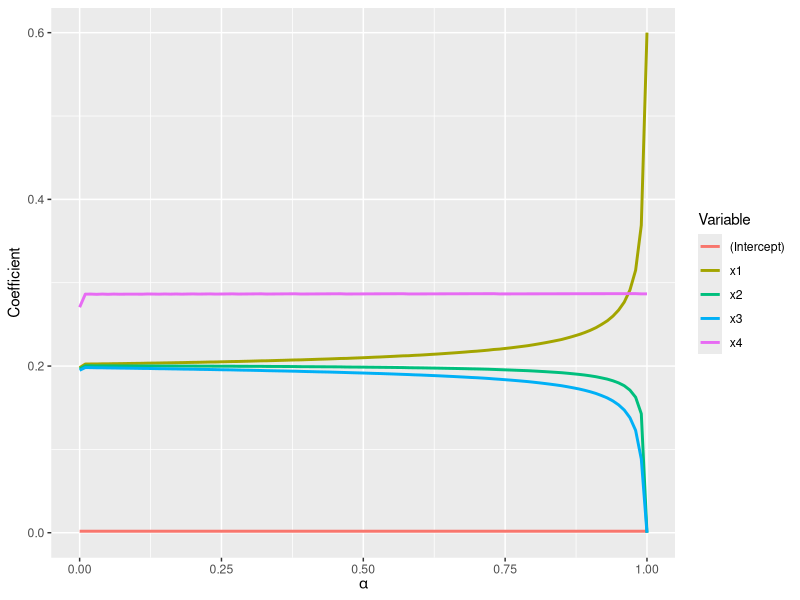

Write the R code that produced this figure.
## ---- chunk 1
library(glmnet)
library(tidyverse)
library(flextable)
library(broom)
## ---- chunk 2
nice_tab <- function(x) {
  x |> flextable() |> bold(part = "header") |> autofit()
}
## ---- chunk 3
set.seed(42)
n <- 2000
x_noise <- 0.0
resid_noise <- .5

dat <- tibble(
  l1 = rnorm(n) |> scale(),
  x1 = l1 + rnorm(n, sd = x_noise),
  x2 = l1 + rnorm(n, sd = x_noise),
  x3 = l1 + rnorm(n, sd = x_noise),
  x4 = lm(rnorm(n) ~ x1 + x2 + x3)$resid
) |>
  mutate(across(starts_with("x"), scale)) |>
  mutate(
    y = .2 * (x1 + x2 + x3) + .3 * x4 + rnorm(n, sd = resid_noise)
  ) |>
  select(-l1)
## ---- chunk 4
dat |>
  summarise(across(everything(), list(Mean = mean, SD = sd))) |>
  pivot_longer(
    everything(),
    names_to = c("Variable", ".value"),
    names_sep = "_"
  ) |>
  mutate(across(where(is.numeric), ~ round(.x,2))) |>
  nice_tab()
## ---- chunk 5
cor(dat) |> round(2) |> as.data.frame() |> rownames_to_column(var = "Variable") |> nice_tab()
## ---- chunk 6
options(show.signif.stars = FALSE)
lm_mod <- lm(y ~ x1 + x4, data = dat)
lm_mod |>
  as_flextable() |>
  bold(part = "header")
## ---- chunk 7
mat <- dat |> select(starts_with("x")) |> as.matrix()
## ---- chunk 8
alphas <- seq(0, 1, .01)
alpha_names <- paste0("alpha_", alphas)
## ---- chunk 9
fold_n <- 10
fold_ids <- rep(1:fold_n, n / fold_n) |> sample()
stopifnot(length(fold_ids) == n)
## ---- chunk 10
res   <- alphas |> map(~ cv.glmnet(mat, dat$y, alpha = .x, foldid = fold_ids))
coefs <- res |> map(~ coef(.x, s = "lambda.min") |> as.matrix() |> as.data.frame())
coefs <- map2(
  coefs,
  alpha_names,
  ~ .x %>% rename(!!.y := 1)
)
## ---- chunk 11
coef_df <- coefs |> bind_cols()
coef_df <- coef_df |>
  rownames_to_column(var = "var") |>
  pivot_longer(
    cols = starts_with("alpha"),
    names_prefix = "alpha_",
    names_to = "alpha",
    values_to = "coef"
  ) |>
  mutate(alpha = as.numeric(alpha))
## ---- chunk 12
coef_df |>
  ggplot() +
  aes(x = alpha, y = coef, colour = var) +
  geom_line(linewidth = 1) +
  labs(x = expression(alpha),
       y = "Coefficient",
       colour = "Variable")
## ---- chunk 13
lm_coefs <- coef(lm_mod) |> stack() |>
  rename(var = ind,
         coef = values) |>
  mutate(alpha = "lm")
## ---- chunk 14
coef_df |>
  filter(alpha %in% c(0,.9,1)) |>
  mutate(alpha = paste0("α = ", alpha)) |>
  bind_rows(lm_coefs) |>
  pivot_wider(names_from = alpha, values_from = coef, values_fill = 0) |>
  mutate(across(!starts_with("var"), ~ round(.x, 3))) |>
  rename(Variable = var, "Unpenalised\nregression" = lm) |>
  nice_tab() |>
  colformat_num(
    zero = ""
  )
